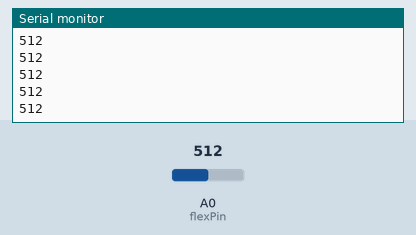
A sketch run on a simulated Arduino Uno, built with avr-gcc and run on an emulated ATmega328P. On the bench: the last lines printed to the serial monitor. The test bench sets the inputs (shaded band); at power-on: A0 (flexPin) = 512.

Above: at 1.2 s.
1.3 s: A0 (flexPin) set to 716
At 1.31 s:
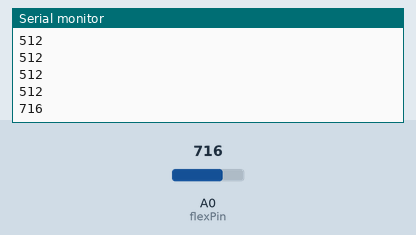
2.8 s: A0 (flexPin) set to 900
At 2.81 s:
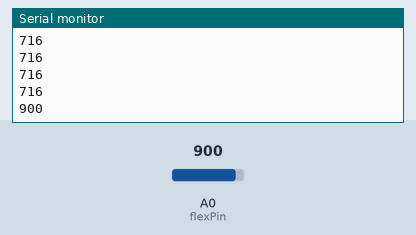
Timing chart, 0 to 5.8 s (numbered marks = the images above; inputs shaded):
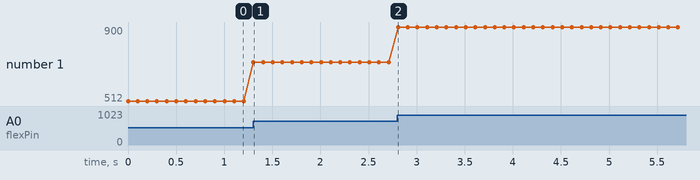

The sketch:

Flex_sensor_test.ino
```cpp
const int flexPin = A0; //pin A0 to read analog input

//Variables:
int value; //save analog value

void setup(){
  Serial.begin(9600);       //Begin serial communication
}

void loop(){
  value = analogRead(flexPin);         //Read and save analog value from potentiometer
  Serial.println(value);               //Print value
  delay(100);                          //Small delay
}
```

Measured:
- after the input at 1.3 s, the serial monitor: prints a new line at once (image 1)
- after the input at 2.8 s, the serial monitor: prints a new line at once (image 2)
- plotted number 1: 512 → 716 after the input at 1.3 s, 716 → 900 after the input at 2.8 s
